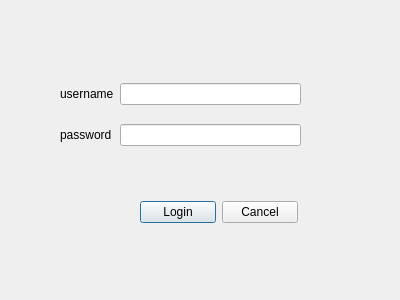
<?xml version="1.0" encoding="UTF-8"?>
<ui version="4.0">
 <class>Login</class>
 <widget class="QDialog" name="Login">
  <property name="geometry">
   <rect>
    <x>0</x>
    <y>0</y>
    <width>400</width>
    <height>300</height>
   </rect>
  </property>
  <property name="windowTitle">
   <string>Dialog</string>
  </property>
  <widget class="QWidget" name="layoutWidget">
   <property name="geometry">
    <rect>
     <x>60</x>
     <y>70</y>
     <width>241</width>
     <height>91</height>
    </rect>
   </property>
   <layout class="QGridLayout" name="gridLayout">
    <item row="0" column="0">
     <widget class="QLabel" name="label">
      <property name="text">
       <string>username</string>
      </property>
     </widget>
    </item>
    <item row="0" column="1">
     <widget class="QLineEdit" name="userline"/>
    </item>
    <item row="1" column="0">
     <widget class="QLabel" name="label_2">
      <property name="text">
       <string>password</string>
      </property>
     </widget>
    </item>
    <item row="1" column="1">
     <widget class="QLineEdit" name="lineEdit_2">
      <property name="echoMode">
       <enum>QLineEdit::Password</enum>
      </property>
     </widget>
    </item>
   </layout>
  </widget>
  <widget class="QWidget" name="layoutWidget">
   <property name="geometry">
    <rect>
     <x>140</x>
     <y>200</y>
     <width>158</width>
     <height>25</height>
    </rect>
   </property>
   <layout class="QHBoxLayout" name="horizontalLayout">
    <item>
     <widget class="QPushButton" name="pushButton">
      <property name="text">
       <string>Login</string>
      </property>
     </widget>
    </item>
    <item>
     <widget class="QPushButton" name="pushButton_2">
      <property name="text">
       <string>Cancel</string>
      </property>
     </widget>
    </item>
   </layout>
  </widget>
 </widget>
 <resources/>
 <connections>
  <connection>
   <sender>pushButton_2</sender>
   <signal>clicked()</signal>
   <receiver>Login</receiver>
   <slot>close()</slot>
   <hints>
    <hint type="sourcelabel">
     <x>266</x>
     <y>208</y>
    </hint>
    <hint type="destinationlabel">
     <x>349</x>
     <y>188</y>
    </hint>
   </hints>
  </connection>
  <connection>
   <sender>pushButton</sender>
   <signal>clicked()</signal>
   <receiver>Login</receiver>
   <slot>close()</slot>
   <hints>
    <hint type="sourcelabel">
     <x>171</x>
     <y>214</y>
    </hint>
    <hint type="destinationlabel">
     <x>84</x>
     <y>175</y>
    </hint>
   </hints>
  </connection>
 </connections>
</ui>
